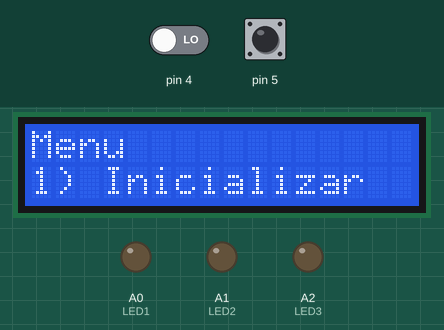
Recording of a sketch running on a simulated Arduino Uno, built with avr-gcc and run on an emulated ATmega328P. On the bench: 16×2 character LCD, output pins drawn as LEDs (lit = HIGH). Inputs (shaded band) come from the test bench; at power-on: pin 5 LOW, pin 4 LOW.

Above: at 1.3 s.
1.4 s: pin 5 driven HIGH
At 1.77 s:
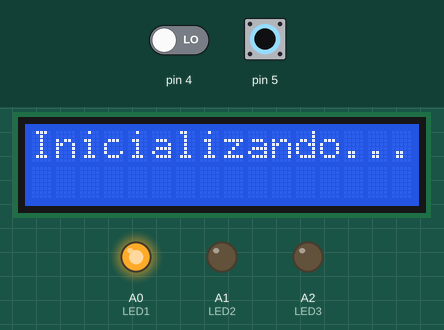
3.4 s: pin 5 pulsed LOW 2 times (0.12 s each, 0.3 s apart)
At 4.18 s:
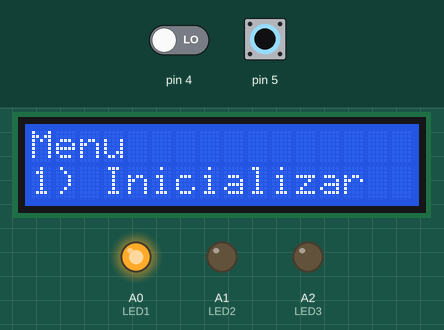
5.5 s: pin 4 driven HIGH
At 5.78 s:
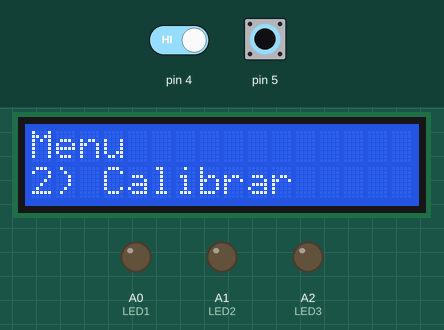
7.9 s: pin 5 pulsed LOW 5 times (0.12 s each, 0.3 s apart)
At 9.25 s:
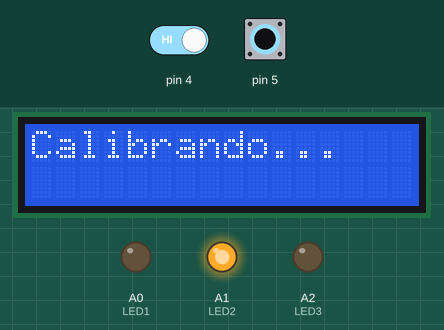
Timing chart, 0 to 10.9 s (numbered marks = the images above; inputs shaded):
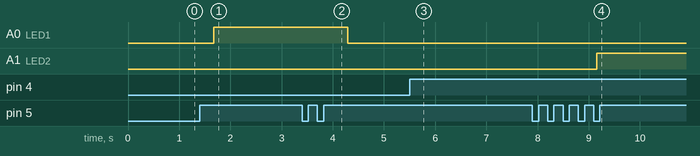

The sketch:

menuLCD.ino
```cpp
#include <LiquidCrystal.h>

LiquidCrystal lcd(2, 3, 9, 10, 11, 12);

bool estadoAnterior = false;
bool estadoAnterior2 = false;

unsigned long tiempoAnterior = 0;
unsigned long tiempoAnterior2 = 0;
const unsigned long intervalo = 20;  // tiempo en milisegundos entre cambios de estado de salida
int salida = 0;

int estadoActualLED   = 1;
int estadoAnteriorLED = 0;

int LED1 = A0;
int LED2 = A1;
int LED3 = A2;

void setup() {
  // put your setup code here, to run once:
  pinMode(4, INPUT);
  pinMode(5, INPUT);
  pinMode(LED1, OUTPUT);
  pinMode(LED2, OUTPUT);
  pinMode(LED3, OUTPUT);
}

void encendido(int x){
  switch (x) {
    case 1: digitalWrite(LED1,HIGH); break;
    case 2: digitalWrite(LED2,HIGH); break;
    case 3: digitalWrite(LED3,HIGH); break;
  }
}

void apagado(int x){
  switch (x) {
    case 1: digitalWrite(LED1,LOW); break;
    case 2: digitalWrite(LED2,LOW); break;
    case 3: digitalWrite(LED3,LOW); break;
  }
}

void imprimir(int x){
  lcd.clear();
  lcd.begin(16, 2);
  lcd.print("Menu");
  lcd.setCursor(0,1);
  switch (x) {
    case 1: lcd.print("1) Inicializar"); break;
    case 2: lcd.print("2) Calibrar"); break;
    case 3: lcd.print("3) Medir"); break;
  }
}

void getFuctions(int x){
  lcd.clear();
  lcd.begin(16, 2);
  switch (x) {
    case 1: lcd.print("Inicializando..."); break;
    case 2: lcd.print("Calibrando..."); break;
    case 3: lcd.print("Midiendo..."); break;
  }
}

int validarMenu(int estado2){
  unsigned long tiempoActual2 = millis();


  return salida;
}

void loop() {
  // put your main code here, to run repeatedly:
  bool estado  = digitalRead(4);
  bool estado2 = digitalRead(5);
  unsigned long tiempoActual = millis();
  unsigned long tiempoActual2 = millis();

  if(estado2 && !estadoAnterior2 && (tiempoActual2 - tiempoAnterior2) > intervalo){
    salida = 1 - salida;
    tiempoAnterior2 = tiempoActual2;
  }

  estadoAnterior2 = estado2;

  if (estado && !estadoAnterior && (tiempoActual - tiempoAnterior) > intervalo && salida != 1) {
    estadoActualLED++;

    if (estadoAnteriorLED > 2){
      estadoActualLED = 1;
    }

    estadoAnteriorLED = estadoActualLED;
    tiempoAnterior = tiempoActual;

    imprimir(estadoActualLED);
    delay(200);

  } else if(salida != 1) {
    imprimir(estadoActualLED);
    delay(200);
  }

  estadoAnterior = estado;

  if (salida == 1){
    lcd.clear();
    getFuctions(estadoActualLED);
    encendido(estadoActualLED);
    delay(200);
  } else {
    apagado(1);
    apagado(estadoAnteriorLED);
  }

}
```

Measured:
- after the input at 1.4 s, A0 (LED1): LOW → HIGH after 0.27 s; the display: first differs from a run without the input after 0.27 s (image 1)
- after the input at 3.4 s, A0 (LED1): HIGH → LOW after 0.89 s; the display: first differs from a run without the input after 0.69 s (image 2)
- after the input at 5.5 s, the display: first differs from a run without the input after 0.19 s (image 3)
- after the input at 7.9 s, A1 (LED2): LOW → HIGH after 1.3 s; the display: first differs from a run without the input after 1.3 s (image 4)
